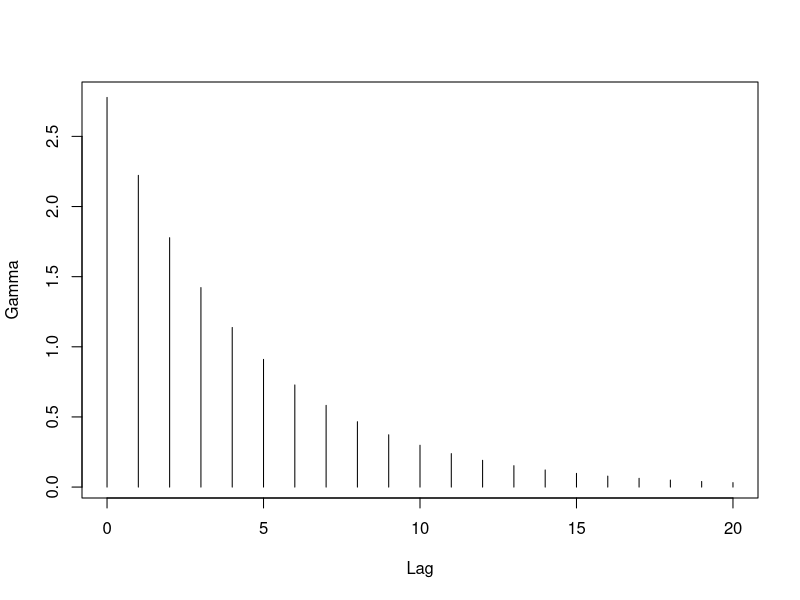

Reproduce this figure in R.
## ---- chunk 1
knitr::opts_knit$set(root.dir = 'C:/Users/neide/OneDrive/Documents/TimeSeriesR/Data')
## ---- chunk 2
rho <- .8
gamma <- rho^seq(0,20)/(1-rho^2)
plot(ts(gamma,start=0),xlab="Lag",ylab="Gamma",type ="h")
## ---- chunk 3
rho <- .8
gamma <- rho^seq(0,5)/(1-rho^2)
gamma_mat <- toeplitz(gamma)
gamma_mat
